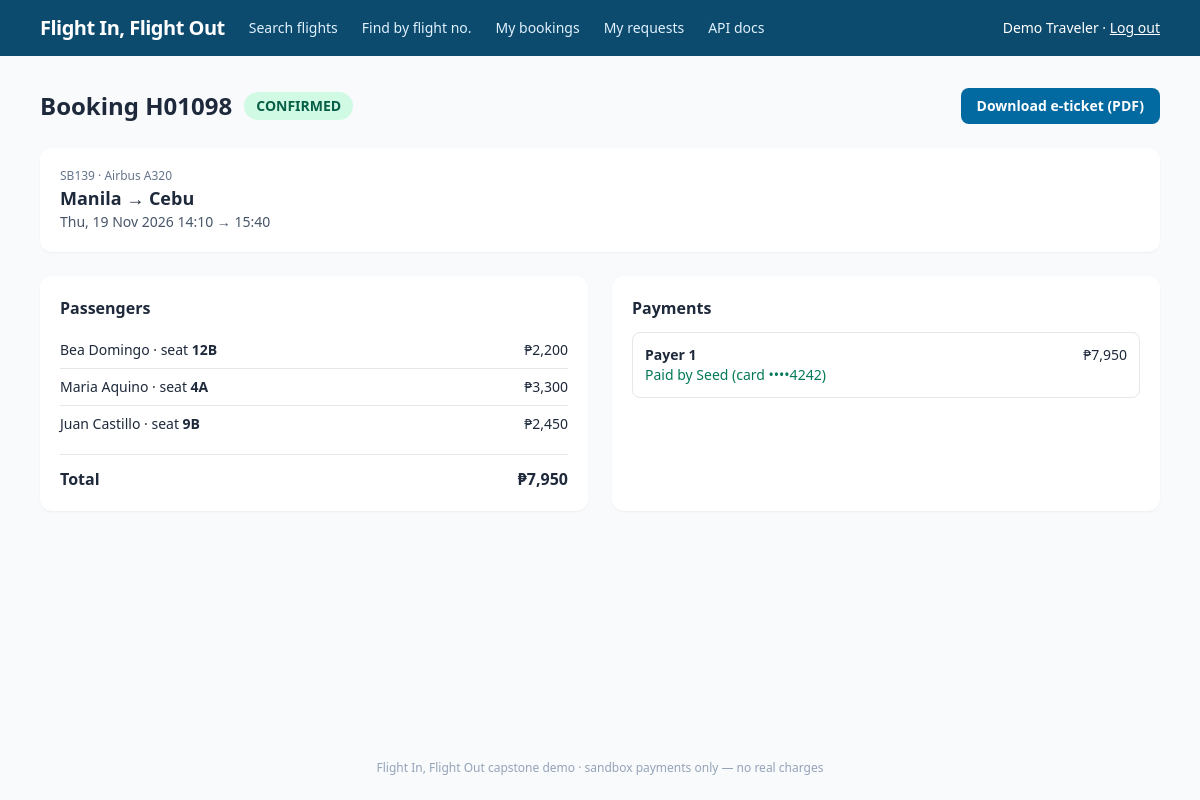
/bookings/H01098 (signed in), run on the app's committed database.
### app/models.py (models this page shows, shortened)
class User(Base):
    __tablename__ = "users"
    id: Mapped[int] = mapped_column(primary_key=True)
    email: Mapped[str] = mapped_column(String(160), unique=True, index=True)
    name: Mapped[str] = mapped_column(String(120))
    pw_hash: Mapped[str] = mapped_column(String(200))
    is_admin: Mapped[bool] = mapped_column(Boolean, default=False)

class Booking(Base):
    __tablename__ = "bookings"
    id: Mapped[int] = mapped_column(primary_key=True)
    ref: Mapped[str] = mapped_column(String(8), unique=True, index=True)
    user_id: Mapped[int] = mapped_column(ForeignKey("users.id"), index=True)
    flight_id: Mapped[int] = mapped_column(ForeignKey("flights.id"), index=True)
    status: Mapped[str] = mapped_column(String(12), default="pending")  # pending|confirmed|expired
    total_amount: Mapped[int] = mapped_column(Integer, default=0)
    created_at: Mapped[datetime] = mapped_column(DateTime, default=utcnow)
    flight: Mapped[Flight] = relationship(lazy="joined")
    user: Mapped[User] = relationship()
    passengers: Mapped[list["Passenger"]] = relationship(back_populates="booking", order_by="Passenger.seat_no")
    payments: Mapped[list["Payment"]] = relationship(back_populates="booking", order_by="Payment.id")

class Flight(Base):
    __tablename__ = "flights"
    id: Mapped[int] = mapped_column(primary_key=True)
    number: Mapped[str] = mapped_column(String(8), index=True)
    origin: Mapped[str] = mapped_column(ForeignKey("airports.code"))
    dest: Mapped[str] = mapped_column(ForeignKey("airports.code"))
    depart: Mapped[datetime] = mapped_column(DateTime, index=True)
    arrive: Mapped[datetime] = mapped_column(DateTime)
    base_price: Mapped[int] = mapped_column(Integer)  # economy base fare, PHP
    aircraft_id: Mapped[int] = mapped_column(ForeignKey("aircraft.id"))
    aircraft: Mapped[Aircraft] = relationship(lazy="joined")
    origin_airport: Mapped[Airport] = relationship(foreign_keys=[origin], lazy="joined")
    dest_airport: Mapped[Airport] = relationship(foreign_keys=[dest], lazy="joined")
    __table_args__ = (Index("ix_flight_route", "origin", "dest", "depart"),)

class Aircraft(Base):
    __tablename__ = "aircraft"
    id: Mapped[int] = mapped_column(primary_key=True)
    model: Mapped[str] = mapped_column(String(60))
    rows: Mapped[int] = mapped_column(Integer)
    cols: Mapped[int] = mapped_column(Integer)  # seats abreast (4 or 6)
    business_rows: Mapped[int] = mapped_column(Integer, default=2)

class Airport(Base):
    __tablename__ = "airports"
    code: Mapped[str] = mapped_column(String(3), primary_key=True)
    name: Mapped[str] = mapped_column(String(120))
    city: Mapped[str] = mapped_column(String(80))
    size: Mapped[int] = mapped_column(Integer, default=2)  # 1 small, 2 medium, 3 hub

class Passenger(Base):
    __tablename__ = "passengers"
    id: Mapped[int] = mapped_column(primary_key=True)
    booking_id: Mapped[int] = mapped_column(ForeignKey("bookings.id"), index=True)
    flight_id: Mapped[int] = mapped_column(ForeignKey("flights.id"), index=True)
    name: Mapped[str] = mapped_column(String(120))
    seat_no: Mapped[str] = mapped_column(String(4))
    price: Mapped[int] = mapped_column(Integer)
    booking: Mapped[Booking] = relationship(back_populates="passengers")
    __table_args__ = (UniqueConstraint("flight_id", "seat_no", name="uq_passenger_seat"),)

class Payment(Base):
    __tablename__ = "payments"
    id: Mapped[int] = mapped_column(primary_key=True)
    booking_id: Mapped[int] = mapped_column(ForeignKey("bookings.id"), index=True)
    token: Mapped[str] = mapped_column(String(32), unique=True, index=True)
    label: Mapped[str] = mapped_column(String(60), default="Payer")
    amount: Mapped[int] = mapped_column(Integer)
    status: Mapped[str] = mapped_column(String(12), default="pending")  # pending|paid|refunded
    method: Mapped[str] = mapped_column(String(12), default="")
    last4: Mapped[str] = mapped_column(String(4), default="")  # never store full card numbers
    provider_ref: Mapped[str] = mapped_column(String(40), default="")
    payer_name: Mapped[str] = mapped_column(String(120), default="")
    paid_at: Mapped[datetime | None] = mapped_column(DateTime, nullable=True)
    booking: Mapped[Booking] = relationship(back_populates="payments", lazy="joined")

### app/main.py (the view)
@app.get("/bookings/{ref}", response_class=HTMLResponse)
def booking_detail(ref: str, request: Request, db=Depends(get_db), user=Depends(require_user)):
    b = _my_booking(db, ref, user)
    locks = services.active_locks(db, b) if b.status == "pending" else []
    return page(request, "booking.html", user, b=b, locks=locks, base=str(request.base_url).rstrip("/"),
                expires=min((l.expires_at for l in locks), default=None))

### app/db.py (called while the page is built)
def get_db():
    db = SessionLocal()
    try:
        yield db
    finally:
        db.close()

### app/main.py (called while the page is built)
def current_user(request: Request, db=Depends(get_db)) -> User | None:
    uid = request.session.get("uid")
    return db.get(User, uid) if uid else None

def require_user(request: Request, user=Depends(current_user)) -> User:
    if not user:
        raise NeedLogin(request.url.path)
    return user

def page(request: Request, name: str, user, status_code=200, **ctx):
    note = None if name.startswith("_") else request.session.pop("flash", None)  # not for HTMX fragments
    return templates.TemplateResponse(request, name, {"user": user, "flash": note, **ctx}, status_code=status_code)

def _my_booking(db, ref, user) -> Booking:
    b = db.scalar(select(Booking).where(Booking.ref == ref))
    if not b or (b.user_id != user.id and not user.is_admin):
        raise HTTPException(404, "Booking not found")
    return b

### templates/booking.html (shortened to what this page needs)
{% extends "base.html" %}
{% block content %}
<div class="flex flex-wrap items-center gap-3 mb-6">
  <h1 class="text-2xl font-bold">Booking {{ b.ref }}</h1>
  <span class="px-3 py-1 rounded-full text-sm font-semibold
    {{ 'bg-emerald-100 text-emerald-800' if b.status=='confirmed' else 'bg-amber-100 text-amber-800' if b.status=='pending' else 'bg-rose-100 text-rose-800' }}">{{ b.status|upper }}</span>
  {% if b.status == 'confirmed' %}<a href="/bookings/{{ b.ref }}/ticket.pdf" target="_blank" class="ml-auto bg-sky-700 text-white rounded-lg px-4 py-2 text-sm font-semibold hover:bg-sky-800">Download e-ticket (PDF)</a>{% endif %}
</div>
<div class="bg-white rounded-xl shadow-sm p-5 mb-6">
  <div class="text-xs text-slate-500">{{ b.flight.number }} · {{ b.flight.aircraft.model }}</div>
  <div class="text-lg font-bold">{{ b.flight.origin_airport.city }} → {{ b.flight.dest_airport.city }}</div>
  <div class="text-sm text-slate-600">{{ b.flight.depart|dt }} → {{ b.flight.arrive|tm }}</div>
</div>
<div class="grid md:grid-cols-2 gap-6">
  <div class="bg-white rounded-xl shadow-sm p-5">
    <h2 class="font-semibold mb-3">Passengers</h2>
    <ul class="divide-y text-sm">
      {% if b.status == 'confirmed' %}
        {% for p in b.passengers %}<li class="py-2 flex justify-between"><span>{{ p.name }} · seat <b>{{ p.seat_no }}</b></span><span>{{ p.price|peso }}</span></li>{% endfor %}
      {% else %}
        {% for l in locks %}<li class="py-2 flex justify-between"><span>{{ l.passenger_name or '—' }} · seat <b>{{ l.seat_no }}</b></span><span>{{ l.price|peso }}</span></li>{% endfor %}
      {% endif %}
    </ul>
    <div class="flex justify-between font-bold mt-3 pt-3 border-t"><span>Total</span><span>{{ b.total_amount|peso }}</span></div>
  </div>
  <div class="bg-white rounded-xl shadow-sm p-5">
    <h2 class="font-semibold mb-3">Payments</h2>
    <ul class="space-y-3 text-sm">
      {% for p in b.payments %}
        <li class="border rounded-lg p-3">
          <div class="flex justify-between"><b>{{ p.label }}</b><span>{{ p.amount|peso }}</span></div>
          {% if p.status == 'paid' %}
            <div class="text-emerald-700">Paid by {{ p.payer_name }} ({{ p.method }}{{ ' ••••' ~ p.last4 if p.method=='card' }})</div>
          {% elif p.status == 'refunded' %}
            <div class="text-rose-700">Refunded</div>
          {% endif %}
        </li>
      {% endfor %}
    </ul>
  </div>
</div>
{% endblock %}

### templates/base.html (shortened to what this page needs)
<!doctype html>
<html lang="en">
<head>
  <script src="https://cdn.tailwindcss.com"></script>
</head>
<body class="bg-slate-50 text-slate-800 min-h-screen flex flex-col">
  <header class="bg-sky-900 text-white">
    <nav class="max-w-6xl mx-auto px-4 h-14 flex items-center gap-6">
      <a href="/" class="text-xl font-bold tracking-tight">Flight In, Flight Out</a>
      <a href="/" class="text-sky-100 hover:text-white text-sm">Search flights</a>
      <a href="/find" class="text-sky-100 hover:text-white text-sm">Find by flight no.</a>
      {% if user %}<a href="/bookings" class="text-sky-100 hover:text-white text-sm">My bookings</a>
      <a href="/requests" class="text-sky-100 hover:text-white text-sm">My requests</a>{% endif %}
      <a href="/docs" class="text-sky-100 hover:text-white text-sm">API docs</a>
      <span class="ml-auto text-sm">
        {% if user %}{{ user.name }} · <a class="underline" href="/logout">Log out</a>
        {% else %}<a class="underline" href="/login">Log in</a> · <a class="underline" href="/register">Register</a>{% endif %}
      </span>
    </nav>
  </header>
  <main class="max-w-6xl mx-auto w-full px-4 py-8 flex-1">
    {% block content %}{% endblock %}</main>
  <footer class="text-center text-xs text-slate-400 py-6">Flight In, Flight Out capstone demo · sandbox payments only — no real charges</footer>
</body>
</html>

### data on the page
User: name "Demo Traveler"
Booking: ref "H01098", status "CONFIRMED", total_amount|peso "₱7,950"
Flight: flight.number "SB139", flight.depart|dt "Thu, 19 Nov 2026 14:10", flight.arrive|tm "15:40"
Aircraft: flight.aircraft.model "Airbus A320"
Airport: flight.origin_airport.city "Manila"
Airport: flight.dest_airport.city "Cebu"
Passenger: name "Bea Domingo", seat_no "12B", price|peso "₱2,200"
Passenger: name "Maria Aquino", seat_no "4A", price|peso "₱3,300"
Passenger: name "Juan Castillo", seat_no "9B", price|peso "₱2,450"
Payment: label "Payer 1", amount|peso "₱7,950", payer_name "Seed", method "card", method+last4 "••••4242"
